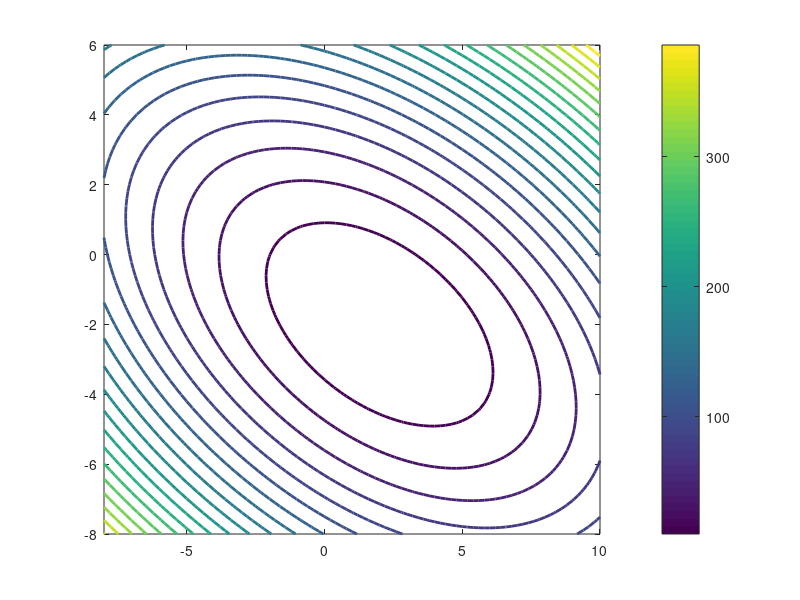

Reproduce this figure in MATLAB. (Note: this script raises an error after producing the figure.)
% gradient_descent_plot.m: Gradient Descent plot solving a linear system of
% equations
% Copyright 2017 Ramon Vinas
% 
% Licensed under the Apache License, Version 2.0 (the "License");
% you may not use this file except in compliance with the License.
% You may obtain a copy of the License at
% 
%    http://www.apache.org/licenses/LICENSE-2.0
% 
% Unless required by applicable law or agreed to in writing, software
% distributed under the License is distributed on an "AS IS" BASIS,
% WITHOUT WARRANTIES OR CONDITIONS OF ANY KIND, either express or implied.
% See the License for the specific language governing permissions and
% limitations under the License.

% Define 2-dimensional space
x=-8:0.2:10;
y=-8:0.2:6;
[X,Y]=meshgrid(x,y);

% Define linear system of equations Ax+b=0
A = [3 2; 2 6];
b = [2; -8];
% Q is the convex function that we need to minimize in order to solve the
% linear system of equations. See: https://ocw.mit.edu/courses/mathematics/18-409-topics-in-theoretical-computer-science-an-algorithmists-toolkit-fall-2009/lecture-notes/MIT18_409F09_scribe21.pdf
Q = 1/2 * ((3*X + 2*Y).*X + (2*X+6*Y).*Y) - (2*X-8*Y);

% Plot contour plot
contour(X, Y, Q, 20, 'LineWidth', 2);
c = colorbar;
c.Label.String = 'Loss';
hold on;

% Perform gradient descent and obtain the intermediate points and
% directions along the descent
[x, j, points, directions, errors] = gradient_descent(A, b, [-8; 6]);

% Plot points and directions
q = quiver(points(1,:), points(2,:), directions(1,:), directions(2,:));
q.AutoScale = 'off';
q.LineWidth = 1.5;
q.Color = 'red';

% Title and labels
title('Gradient descent');
xlabel('w_1');
ylabel('w_2');
